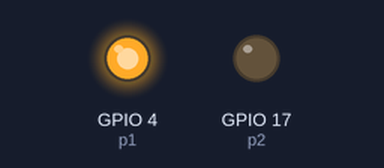
A program run on a simulated Raspberry Pi (BCM pin numbers). Parts: output pins drawn as LEDs (lit = HIGH). At 1.0 s the program stops and its outputs stay as they are.

Above: at 0.25 s.
At 1.1 s:
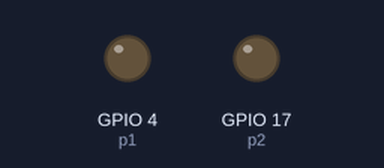
Timing chart, 0 to 2.5 s (numbered marks = the images above):
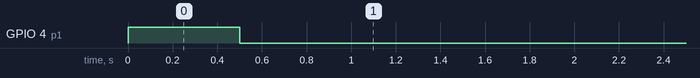

Measured:
- by itself, GPIO 4 (p1): LOW → HIGH at 0.00 s, → LOW 0.50 s later

The program:

GPIO_Robot.py
```python
#!/usr/bin/env python3

import RPi.GPIO as GPIO
from time import sleep
#mode = GPIO.getmode()

#print(mode)

GPIO.setmode(GPIO.BCM)
GPIO.setup(4, GPIO.OUT)
GPIO.setup(17, GPIO.OUT)

#GPIO.output(4, 0)
#GPIO.output(17, 0)

p1 = GPIO.PWM(4, 1)
p2 = GPIO.PWM(17, 1)

p1.start(50)
sleep(1)
p1.stop()

GPIO.cleanup()
```
